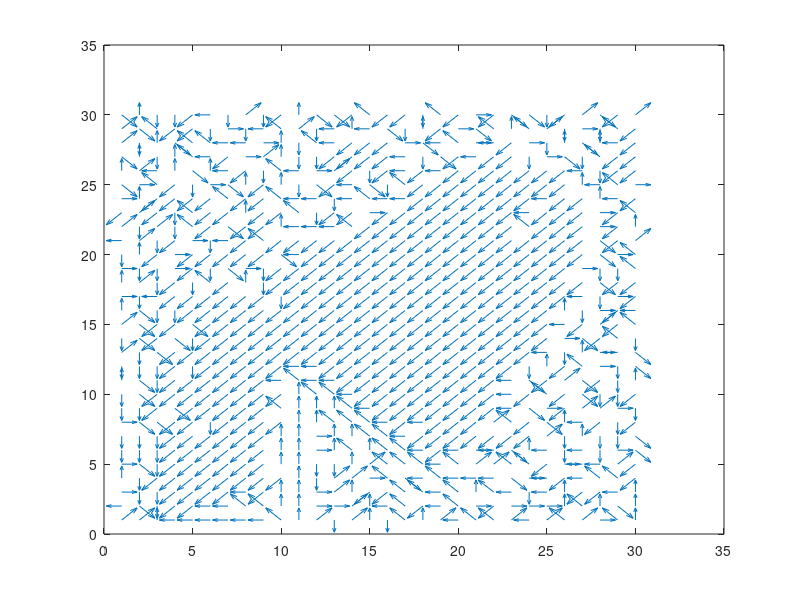

This chart was generated by the following MATLAB code:
function [  ] = policyToQuiver(  )
num_rows = 30;
[X Y] = meshgrid(1:num_rows, 1:num_rows);
Z1 = zeros(num_rows,num_rows);
Z2 = zeros(num_rows,num_rows);
%R1 = rand(num_rows,num_rows);

policy = [4,4,0,3,3,3,3,3,3,5,0,4,1,4,0,1,5,0,4,3,5,5,4,3,4,5,4,2,5,0,3,6,1,7,7,3,3,5,5,0,0,2,2,4,0,3,5,7,3,5,2,7,2,2,2,0,5,0,6,0,2,1,1,7,7,7,7,3,7,0,0,2,4,0,7,7,5,5,3,5,0,5,3,1,3,0,7,7,3,0,0,1,7,7,7,7,7,7,7,7,0,1,4,4,2,5,6,3,5,3,3,3,6,2,3,7,3,5,5,7,2,6,1,7,7,7,7,7,7,0,0,1,1,0,4,5,5,5,3,5,4,4,5,5,7,2,3,3,4,7,1,1,1,7,7,7,7,7,7,0,0,2,0,5,0,5,5,3,7,3,2,3,6,0,3,1,3,1,2,6,1,1,1,7,7,7,7,7,7,0,0,2,0,0,5,5,3,7,7,7,7,7,7,7,4,1,0,1,1,6,2,6,6,7,7,1,7,7,7,7,0,0,5,5,5,3,7,3,7,7,7,4,5,7,6,0,3,7,1,7,1,1,7,6,7,7,7,7,7,5,0,0,0,5,3,7,7,7,7,7,7,7,3,6,2,7,4,4,2,1,1,6,7,7,7,7,7,7,7,7,0,5,5,3,7,7,7,7,7,7,7,7,3,7,5,7,6,1,1,7,0,6,1,7,7,7,7,7,7,3,5,3,3,7,7,7,7,7,7,7,7,7,3,6,7,4,6,7,1,0,1,1,1,7,1,7,7,7,7,7,3,3,7,7,7,7,7,7,7,7,7,7,7,1,0,7,5,2,1,6,4,1,6,7,7,7,7,7,7,7,7,7,7,7,7,7,7,7,7,7,7,7,7,7,3,1,0,2,3,6,1,6,7,6,1,7,7,7,7,7,7,7,7,7,7,7,7,7,7,7,7,7,7,7,7,2,6,7,5,1,4,6,7,7,6,7,7,7,7,7,7,7,7,7,7,7,7,7,7,7,7,7,7,7,7,3,7,4,7,5,0,6,1,1,7,7,7,7,7,7,7,7,7,7,7,7,7,7,7,7,7,7,7,7,7,0,1,2,7,3,2,1,3,7,7,7,7,7,7,1,7,7,7,7,7,7,7,7,7,7,7,7,7,7,7,7,3,1,2,7,0,4,1,7,1,5,7,0,1,7,7,7,7,7,7,7,7,7,7,7,7,7,7,7,7,7,7,6,7,7,2,1,1,2,7,1,6,2,1,7,7,7,7,7,7,7,7,7,7,7,7,7,7,7,7,7,2,1,1,5,1,0,7,2,7,7,7,7,7,6,3,7,7,7,7,7,7,7,7,7,7,7,7,7,7,7,7,6,2,5,3,4,1,7,2,1,3,7,5,7,7,7,7,7,7,7,7,7,7,7,7,7,7,7,7,7,7,6,7,4,4,1,4,1,5,7,6,7,7,0,3,3,3,5,7,7,7,7,7,7,7,7,7,5,7,7,7,2,7,0,7,4,7,1,5,7,7,0,7,7,5,1,7,7,2,7,7,7,7,7,7,7,7,3,7,7,7,2,7,5,2,0,7,7,7,7,5,7,7,5,3,3,1,3,5,3,3,7,7,7,7,7,7,7,3,7,7,0,3,7,6,2,5,7,1,2,6,0,7,0,1,6,7,3,6,1,5,7,7,7,7,7,7,7,7,7,0,3,5,2,0,4,3,0,6,0,3,7,1,5,3,2,4,7,1,7,3,7,3,7,7,7,7,7,7,7,3,1,7,7,6,0,1,0,5,3,7,2,4,0,1,1,7,7,7,7,3,1,6,7,3,7,7,1,2,6,1,5,7,7,4,1,0,6,5,5,3,3,2,0,1,5,3,7,7,7,2,6,3,5,2,3,7,2,1,0,6,0,3,7,4,6,5,7,7,1,2,1,3,5,4,1,3,0,3,6,1,0,7,2,6,5,0,5,4,1,2,1,5,7,6,0,1,1,7,3,1,4,1,7,0,6,6,7,5,7,7,1,5,7,2,7,6,6,1,7,4,6,7,4];


for i= 1:(num_rows^2)
    x = stateToX(i);
    y = stateToY(i);
    switch policy(i)
        case 0
            Z2(y,x) = 1;
        case 1
            Z2(y,x) = -1;
        case 2
            Z1(y,x) = 1;
        case 3
            Z1(y,x) = -1;
        case 4
            Z1(y,x) = 1;
            Z2(y,x) = 1;
        case 5
            Z1(y,x) = -1;
            Z2(y,x) = 1;
        case 6
            Z1(y,x) = 1;
            Z2(y,x) = -1;
        case 7
            Z1(y,x) = -1;
            Z2(y,x) = -1;
    end
end

quiver(X,Y,Z1,Z2);

    function [ x] = stateToX(state)
        x = mod(state -1, num_rows) + 1;
    end

    function [y] = stateToY(state)
        y = floor((state-1)/num_rows) + 1;
    end

end

